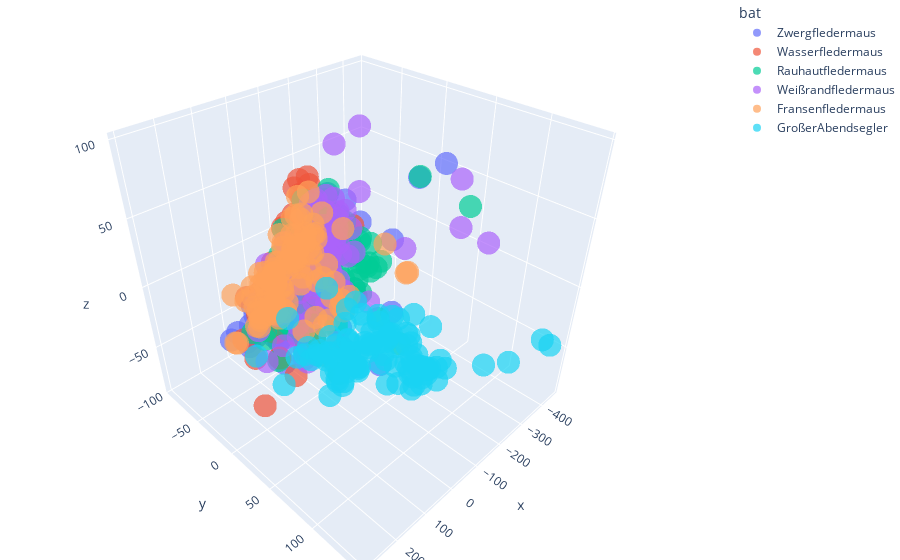

Notebook code cell kept with this figure:
### Markdown cell above
##### Plot 3D PCA exklusive Rauschen

### Code cell
df = px.data.iris()
fig = px.scatter_3d(only_bat_reduced_data_3D, x='x', y='y', z='z', color='bat', 
                    opacity=0.7)
fig.update_layout(margin=dict(l=0, r=0, b=0, t=0))
fig.show()
